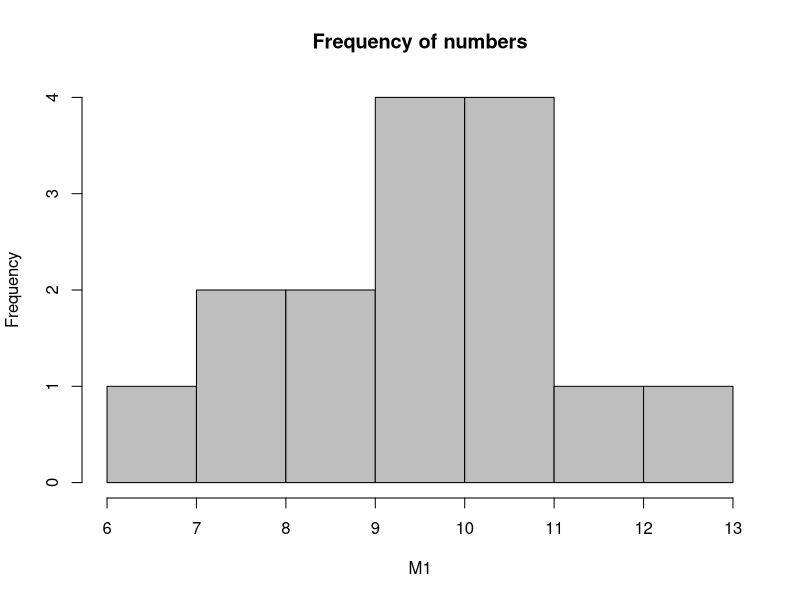
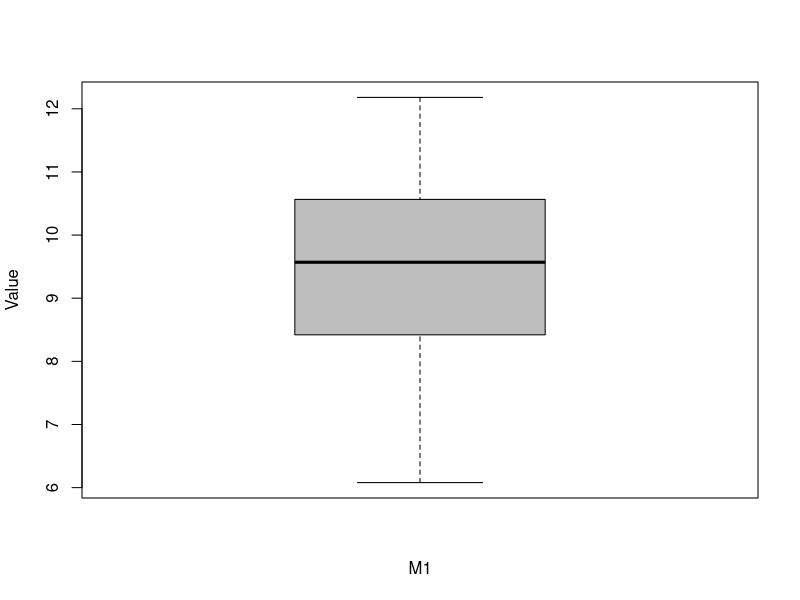
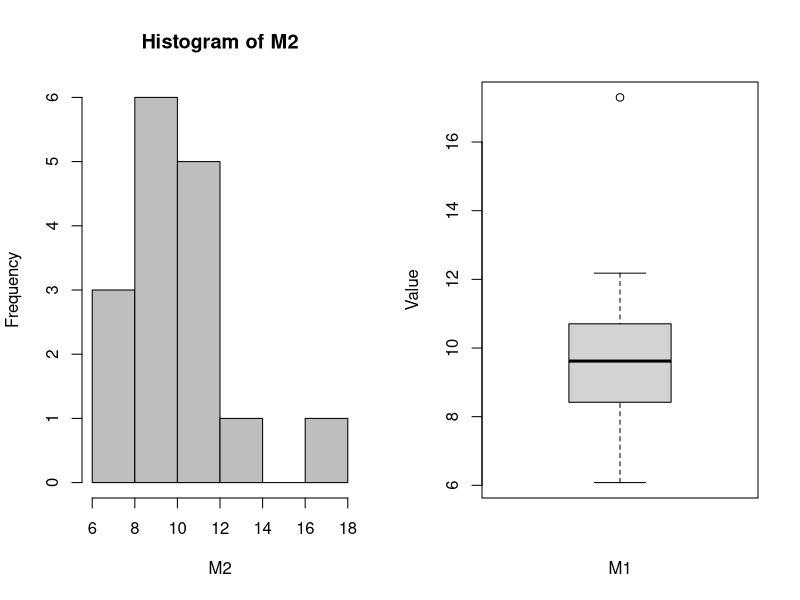

Here is the R script that generated these plots, in order:
# In stats population is all the objects in the data to measure
# Most often cant carry out measurement on the population so you get a subset (sample)
# Ideally sampling is random but its hard
  # every member of data should have an equal chance of being chosen
  # not easy and sometimes clustered or stratefied sampling is used.
# Population level parameters
  # greek letters for mean and variance

# Descriptive and exploratory stats
  # Most basic questions : min, max and range (of a vector)
  # knowing range tells you something
  # Frequency distribution gives a better idea
    # count of how many times each value occurs in a dataset
    # how spread the data are 
    # where it tends to cluster
    # easiest to work with integers
    # divive the data into range of values over which data is placed into "bins"

M1 <- c(8.47, 6.08, 9.57, 12.18, 7.6, 9.67, 9.39, 10.83, 10.46, 10.55, 8.37, 10.58, 9.42, 7.95, 11.86)

min(M1)

max(M1)

#Visualisation

hist(M1, col = "grey", main = "Frequency of numbers")

#boxplot (box and whisper)
# has a think horizontal bar which indicates the median
# the top and bottom indicates the itner-quartile range
# the whiskers on top and bottom indicated last data points 1.5 times the interquartile range or spread of data outside the inter quartile

boxplot(M1, col = "grey", xlab = "M1", ylab = "Value")

# add a value to M2 and then plot both to see difference
M2 <- c(M1, 17.3)
par(mfrow = c(1,2))
hist(M2, col = "grey", mmain = "")
boxplot(M2, ccol = "grey", xlab = "M1", ylab = "Value")

# stem and leaf puts values before decimal on the left and after on the right of the |
# the numbers on the right are a series of each instance of decimal for the integer found (rounding takes place)
# tens of the left and units on the right

stem(M1, scale = 2)

# scale will round down below 3 in the first example but still show the actual decimal instance for 17.3 against integer 16 rounded down from 17
stem(M2, scale = 2)
stem(M2, scale = 3)




















